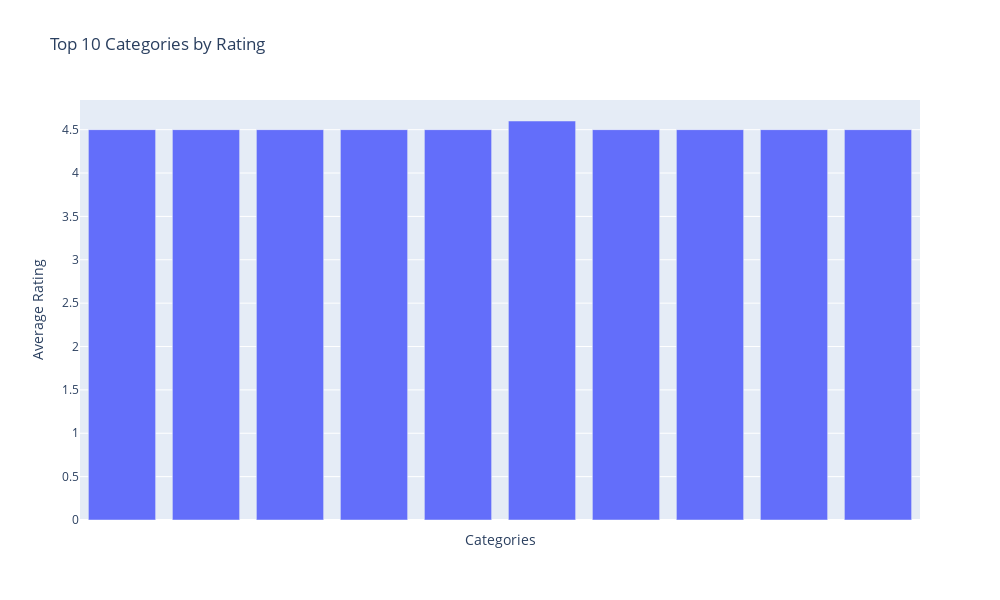

The cell this chart's notebook holds for it:
### Code cell
import plotly.express as px

# Select the top 10 categories by avg_rating
top_10_categories = df.groupby('category')['rating'].mean().nlargest(10).index

# Filter the DataFrame to include only the top 10 categories
df_top_10 = df[df['category'].isin(top_10_categories)]

# Plotly figure without showing category values on the x-axis
fig = px.bar(df_top_10, x='category', y='rating', hover_name='category',
             title='Top 10 Categories by Rating')

# Update axis labels and hide x-axis tick labels
fig.update_layout(
    xaxis_title="Categories",
    yaxis_title="Average Rating",
    xaxis_tickangle=-90,
    xaxis_showticklabels=False,  # Hides the category names on the x-axis
    height=600,
    width=1000
)

# Show the interactive plot
fig.show()

### Figure 1 — Plotly figure (JSON) as saved in the notebook; plotly's stock layout.template omitted (floating-point values rounded to 4 significant figures)
{"data": [{"alignmentgroup": "True", "hovertemplate": "<b>%{hovertext}</b><br><br>category=%{x}<br>rating=%{y}<extra></extra>", "hovertext": ["Electronics|HomeAudio|MediaStreamingDevices|StreamingClients", "Electronics|Cameras&Photography|Accessories|Film", "Computers&Accessories|Components|Memory", "Computers&Accessories|NetworkingDevices|NetworkAdapters|PowerLANAdapters", "Electronics|PowerAccessories|SurgeProtectors", "Computers&Accessories|Tablets", "HomeImprovement|Electrical|CordManagement", "Home&Kitchen|CraftMaterials|PaintingMaterials", "Home&Kitchen|Kitchen&HomeAppliances|SmallKitchenAppliances|SmallApplianceParts&Accessories", "Home&Kitchen|Kitchen&HomeAppliances|Coffee,Tea&Espresso|CoffeePresses"], "legendgroup": "", "marker": {"color": "#636efa", "pattern": {"shape": ""}}, "name": "", "offsetgroup": "", "orientation": "v", "showlegend": false, "textposition": "auto", "type": "bar", "x": ["Electronics|HomeAudio|MediaStreamingDevices|StreamingClients", "Electronics|Cameras&Photography|Accessories|Film", "Computers&Accessories|Components|Memory", "Computers&Accessories|NetworkingDevices|NetworkAdapters|PowerLANAdapters", "Electronics|PowerAccessories|SurgeProtectors", "Computers&Accessories|Tablets", "HomeImprovement|Electrical|CordManagement", "Home&Kitchen|CraftMaterials|PaintingMaterials", "Home&Kitchen|Kitchen&HomeAppliances|SmallKitchenAppliances|SmallApplianceParts&Accessories", "Home&Kitchen|Kitchen&HomeAppliances|Coffee,Tea&Espresso|CoffeePresses"], "xaxis": "x", "y": [4.5, 4.5, 4.5, 4.5, 4.5, 4.6, 4.5, 4.5, 4.5, 4.5], "yaxis": "y"}], "layout": {"barmode": "relative", "height": 600, "legend": {"tracegroupgap": 0}, "title": {"text": "Top 10 Categories by Rating"}, "width": 1000, "xaxis": {"anchor": "y", "autorange": true, "domain": [0, 1], "range": [-0.5, 9.5], "showticklabels": false, "tickangle": -90, "title": {"text": "Categories"}, "type": "category"}, "yaxis": {"anchor": "x", "autorange": true, "domain": [0, 1], "range": [0, 4.842], "title": {"text": "Average Rating"}, "type": "linear"}}}
